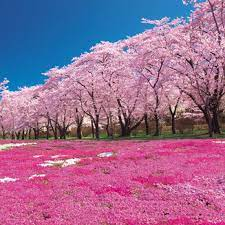
#> input picture Resources/photos/Scene 1.jfif, 225 x 225 px, found by its file name
$ python spaces.py
#> lines starting #> are read from the running program, lines starting #| are printed output that depends on the picture
import cv2 as cv
import matplotlib.pyplot as plt

img = cv.imread('photos\Scene 1.jfif')
#> img is the input picture: shape (225, 225, 3); mean B, G, R 147, 107.8, 153
cv.imshow('Scene', img)
'''
plt.imshow(img)
plt.show()
'''
#BGR to Grayscale
gray = cv.cvtColor(img, cv.COLOR_BGR2GRAY)
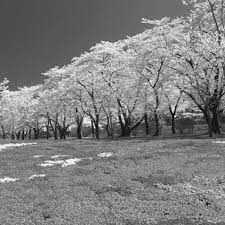
#> gray: shape (225, 225); min 3, max 252, mean 125.8
cv.imshow('Gray', gray)

#BGR to HSV
hsv = cv.cvtColor(img, cv.COLOR_BGR2HSV)
#> hsv: shape (225, 225, 3); mean H, S, V 141.2, 128.3, 181.9
cv.imshow('HSV', hsv)

#BGR to L*a*b
lab = cv.cvtColor(img, cv.COLOR_BGR2LAB)
#> lab: shape (225, 225, 3); mean of channels 0, 1, 2 135.1, 155, 116.9
cv.imshow('LAB', lab)

#BGR to RGB
rgb = cv.cvtColor(img, cv.COLOR_BGR2RGB)
cv.imshow('RGB', rgb)

#HSV to BGR

cv.waitKey(0)

$ run again, with Resources/photos/Scene 2.jfif copied over Resources/photos/Scene 1.jfif
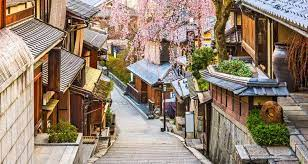
#> input picture Resources/photos/Scene 2.jfif, 308 x 164 px, found by its file name
#> img is the input picture: shape (164, 308, 3); mean B, G, R 114.6, 130.5, 148.3
#> `gray = cv.cvtColor(img, cv.COLOR_BGR2GRAY)`:
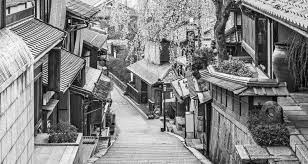
#> gray: shape (164, 308); min 0, max 255, mean 134
#> hsv: shape (164, 308, 3); mean H, S, V 37.6, 85.8, 151.2
#> lab: shape (164, 308, 3); mean of channels 0, 1, 2 140, 133.1, 139.6

$ run again, with Resources/photos/Building 1.jfif copied over Resources/photos/Scene 1.jfif
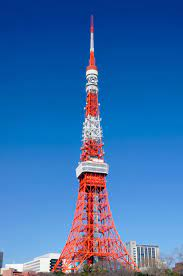
#> input picture Resources/photos/Building 1.jfif, 183 x 276 px, found by its file name
#> img is the input picture: shape (276, 183, 3); mean B, G, R 174.7, 111.4, 57.3
#> `gray = cv.cvtColor(img, cv.COLOR_BGR2GRAY)`:
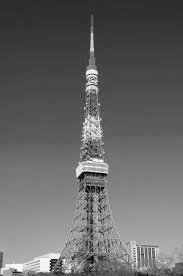
#> gray: shape (276, 183); min 1, max 255, mean 102.4
#> hsv: shape (276, 183, 3); mean H, S, V 101.4, 194.5, 184.1
#> lab: shape (276, 183, 3); mean of channels 0, 1, 2 121.2, 137.5, 91.4
